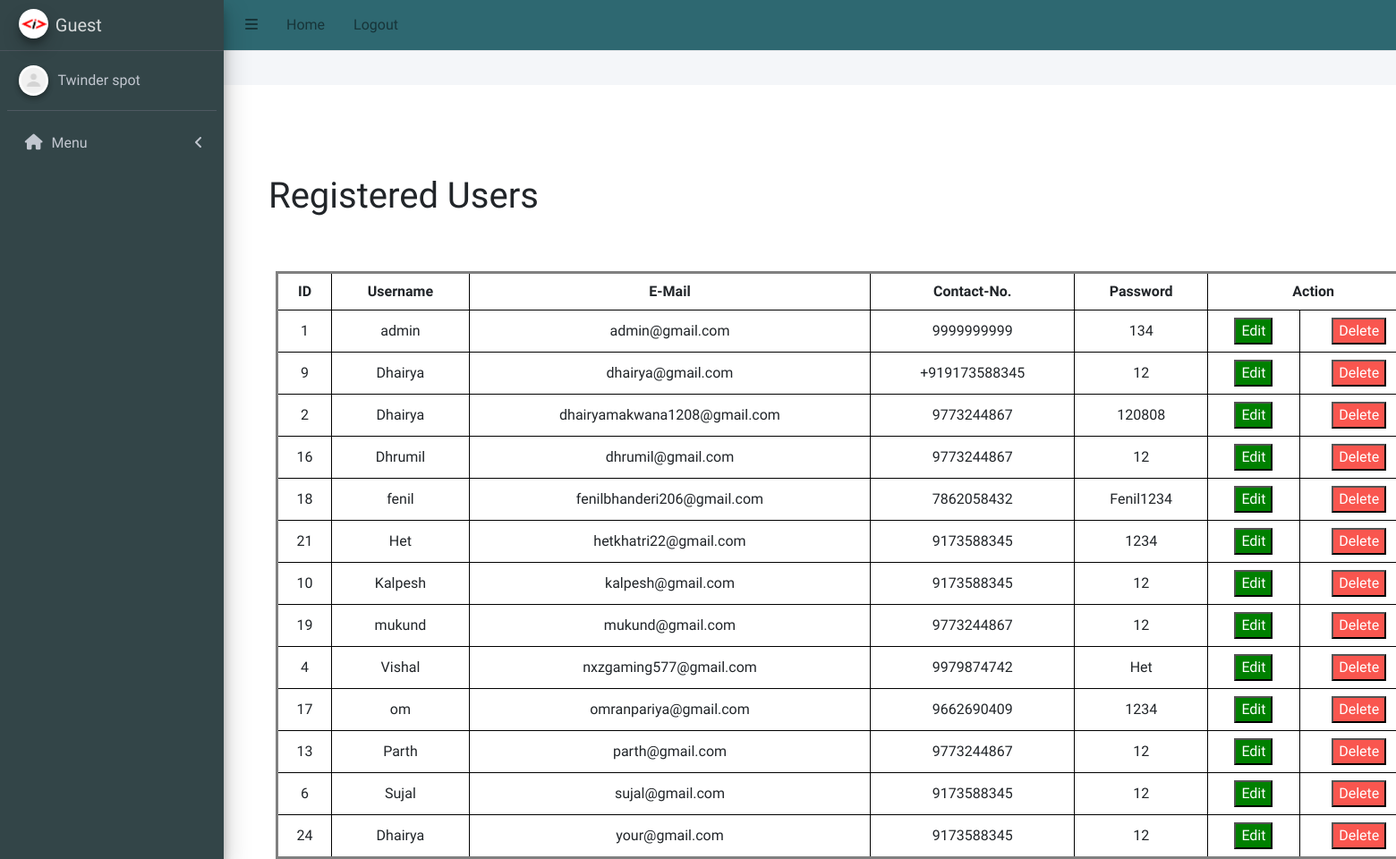
/admin/admin_user.php, run on the app's committed database.
### tables this page shows
CREATE TABLE `user_signup` (
  `id` int(255) NOT NULL,
  `username` varchar(255) NOT NULL,
  `email` varchar(255) NOT NULL,
  `contactno` varchar(255) NOT NULL,
  `password` varchar(255) NOT NULL,
  `resettoken` varchar(255) DEFAULT NULL,
  `resettokenexpire` date DEFAULT NULL
);

### admin/admin_user.php (the view, shortened to what this page needs)
<!DOCTYPE html>
<html lang="en">
  <head>
    <link rel="stylesheet" href="../css/freelancer_project.css">
    <link rel="stylesheet" href="../css/admin_project.css">
    <link rel="stylesheet" href="../src/css/adminlte.min.css">
    <link rel="stylesheet" href="https://cdnjs.cloudflare.com/ajax/libs/font-awesome/5.15.4/css/all.min.css">
  </head>
  <body>
    <?php include 'admin_header.php' ?>
    <div class="wrapper">
      <h1 class="head">Registered Users</h1>
      <table class="project">
        <tr>
          <th>ID</th>
          <th>Username</th>
          <th>E-Mail</th>
          <th>Contact-No.</th>
          <th>Password</th>
          <th colspan=2>Action</th>
        </tr>
        <?php
        include('../Database/database_connectivity.php');
        $sql = "SELECT * FROM user_signup";
        $result = $connection->query($sql);
        if ($result->num_rows > 0) {
          while ($row = $result->fetch_assoc()) {
            echo "<tr>
            <td>" . $row["id"] . "</td>
            <td>" . $row["username"] . "</td>
            <td>" . $row["email"] . "</td>
            <td>" . $row["contactno"] . "</td>
            <td>" . $row["password"] . "</td>
            <td>
              <button class='accept' onclick='openPopup(" . $row["id"] . ", " . json_encode($row) . ")'>Edit</button>
            </td>
            <td>
              <form method='POST'>
                <input type='submit' name='delete' value='Delete' class='reject'>
              </form>
            </td>
          </tr>";
          }
        } else {
          echo "<tr><td colspan='6'>No records found</td></tr>";
        }
        ?>
      </table>
    </div>
  </body>
</html>

### css/freelancer_project.css (style rules this page uses)
.accept { background-color:#2BA84A; color:white; }
.reject { background-color:#F9564F; color:white; }

### css/admin_project.css (style rules this page uses)
.head { position: absolute; left: 300px; top: 100px; }
.project { top: 200px; position: absolute; left: 300px; border: 3px solid grey; margin: 0.5rem; width: 160vh; text-align: center; }
th, td { border: 1px solid #000; padding: 0.5rem; }
.accept { background-color: green; }

### data on the page
user_signup: id "1", username "admin", email "admin@gmail.com", contactno "9999999999", password "134"
user_signup: id "9", username "Dhairya", email "dhairya@gmail.com", contactno "+919173588345", password "12"
user_signup: id "2", username "Dhairya", email "dhairyamakwana1208@gmail.com", contactno "9773244867", password "120808"
user_signup: id "16", username "Dhrumil", email "dhrumil@gmail.com", contactno "9773244867", password "12"
user_signup: id "18", username "fenil", email "fenilbhanderi206@gmail.com", contactno "7862058432", password "Fenil1234"
user_signup: id "21", username "Het", email "hetkhatri22@gmail.com", contactno "9173588345", password "1234"
user_signup: id "10", username "Kalpesh", email "kalpesh@gmail.com", contactno "9173588345", password "12"
user_signup: id "19", username "mukund", email "mukund@gmail.com", contactno "9773244867", password "12"
user_signup: id "4", username "Vishal", email "nxzgaming577@gmail.com", contactno "9979874742", password "Het"
user_signup: id "17", username "om", email "omranpariya@gmail.com", contactno "9662690409", password "1234"
user_signup: id "13", username "Parth", email "parth@gmail.com", contactno "9773244867", password "12"
user_signup: id "6", username "Sujal", email "sujal@gmail.com", contactno "9173588345", password "12"
user_signup: id "24", username "Dhairya", email "your@gmail.com", contactno "9173588345", password "12"

### other printed values
$username "Guest"
$menuItem['menuTitle'] "Menu"
